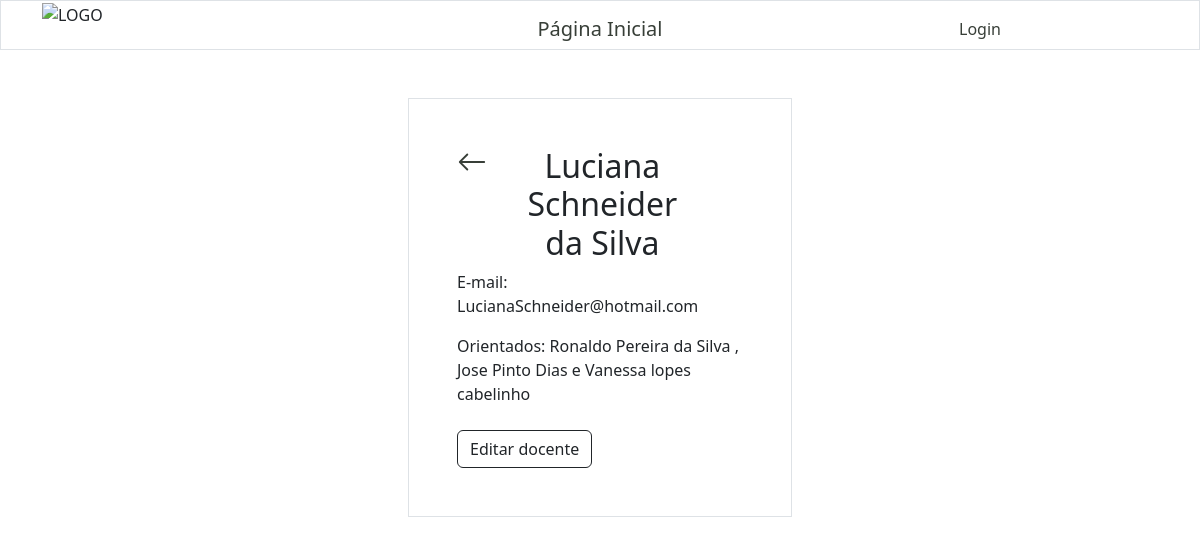
The app's page /docentes/docenteInfo/1/, older data.
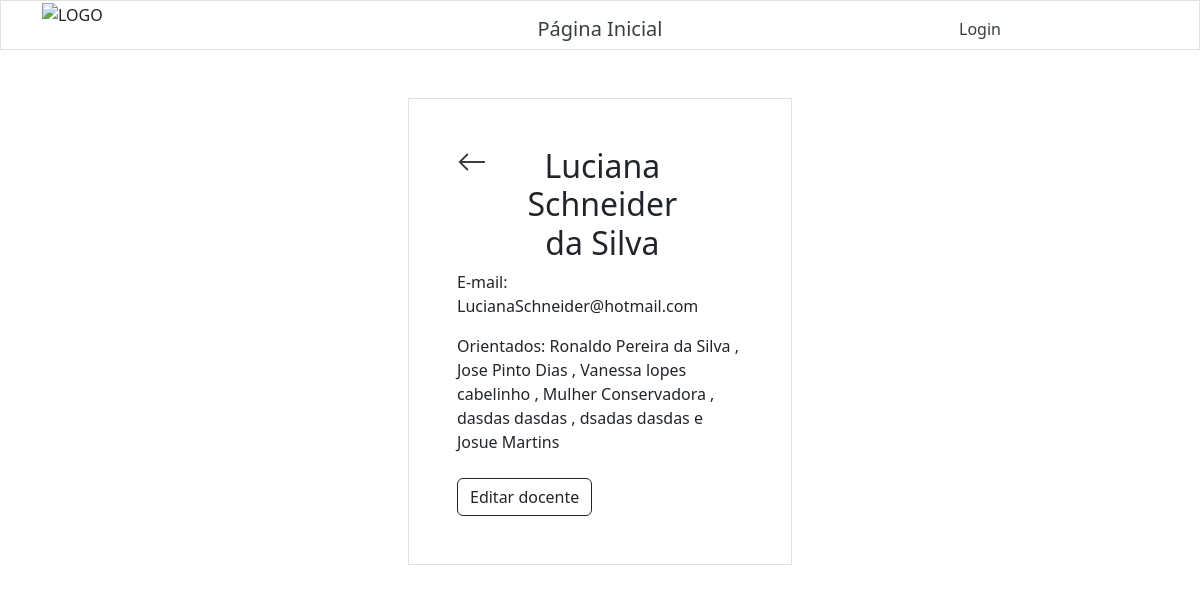
The same page, newer data.
### alunos/models.py (models this page shows)
class Aluno(models.Model):
    nome = models.CharField(max_length=255)
    sobrenome = models.CharField(max_length=255)
    curso = models.ForeignKey(Turma, on_delete=models.SET_NULL, null=True)
    orientadores = models.ManyToManyField('docentes.Docente', related_name='alunos_orientados')
    defesa = models.BooleanField(blank=True)
    data_defesa = models.DateField(null=True, blank=True)
    artigo = models.URLField(max_length=400, blank=True)
    bolsista = models.CharField(max_length=30, null=True, blank=True)
    obs = models.TextField(max_length=255, blank=True)
    email = models.EmailField(max_length=255, null=True)
    matricula = models.CharField(max_length=20, null=True)
    SITUACAO_CHOICES = [
        ("E", "Em andamento"),
        ("J", "Jubilado"),
        ("D", "Desistência"),
        ("T", "Trancamento"),
        ("C", "Concluído"),
    ]
    situacao = models.CharField(max_length=2, choices=SITUACAO_CHOICES, default='E')
    motivo = models.TextField(null=True, blank=True)
    def __str__(self):
        return f"{self.nome} {self.sobrenome}"

### docentes/views.py (the view)
# urls.py: path('docentes/docenteInfo/<int:id>/', views.docenteInfo, name='docenteInfo'),
def docenteInfo(request, id):
    docenteID = get_object_or_404(Docente, id=id)
    template = loader.get_template('docenteInfo.html')
    alunos_orientados = docenteID.alunos_orientados.all()
    context = {'docenteID': docenteID, 'alunos_orientados': alunos_orientados }
    return HttpResponse(template.render(context, request))

### docentes/templates/docenteInfo.html (shortened to what this page needs)
{% extends "master.html" %}
{% block content %}
    {% include "header.html" %}
    <div class="row">
        <div class="col"></div>
        <div class="col">
            <div class="container p-5 my-5 border">
                <div class="row">
                    <div class="col">
                        <a href="/docentes">
                            <svg xmlns="http://www.w3.org/2000/svg" width="30" height="30" fill="currentColor" class="bi bi-arrow-left" viewBox="0 0 16 16">
                                <path fill-rule="evenodd" d="M15 8a.5.5 0 0 0-.5-.5H2.707l3.147-3.146a.5.5 0 1 0-.708-.708l-4 4a.5.5 0 0 0 0 .708l4 4a.5.5 0 0 0 .708-.708L2.707 8.5H14.5A.5.5 0 0 0 15 8"/>
                            </svg>
                        </a>
                    </div>
                    <div class="col-8">
                        <h2 class="text-center">
                            {{ docenteID.nome }} {{ docenteID.sobrenome }}
                        </h2>
                    </div>
                    <div class="col"></div>
                </div>
                <p>E-mail: {{ docenteID.email }}</p>
                {%if alunos_orientados.count > 0 %}
                    <p>Orientados:
                        {% for orientados in alunos_orientados %}
                            {{orientados}} {% if forloop.counter == alunos_orientados|length|add:-1 %} e {% elif not forloop.last %}, {% endif %}
                        {% endfor %}
                    </p>
                {% else %}
                    <p> Orientados: Nenhum </p>
                {%endif%}
                <div class="container px-0 mt-4">
                    <a href="{% url 'editar_docente' docenteID.id %}">
                        <button type="button" class="btn btn-outline-dark">
                            Editar docente
                        </button>
                    </a>
                </div>
            </div>
        </div>
        <div class="col"></div>
    </div>
{% endblock %}

Row changes from the older to the newer data that the page shows:
computed for Aluno "Jose Pinto Dias": text "e" → ","
changed Aluno "Vanessa lopes cabelinho": now shows ","
added Aluno: nome+sobrenome "Mulher Conservadora"
added Aluno: nome+sobrenome "dasdas dasdas"
added Aluno: nome+sobrenome "dsadas dasdas"
added Aluno: nome+sobrenome "Josue Martins"
